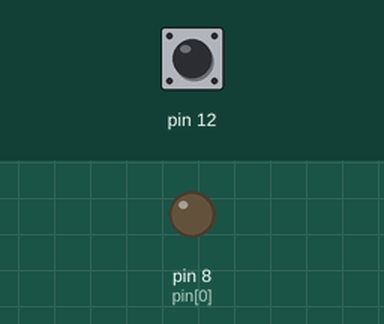
Recording of a sketch running on a simulated Arduino Uno, built with avr-gcc and run on an emulated ATmega328P. On the bench: output pins drawn as LEDs (lit = HIGH). Dashed ring = blinking. The test bench sets the inputs (shaded band); at power-on: pin 12 HIGH. What the sketch prints to the serial monitor is not drawn.

Above: at 1.2 s.
1.3 s: pin 12 pulled LOW for 0.15 s
4.4 s: pin 12 pulled LOW for 1 s
At 5.6 s:
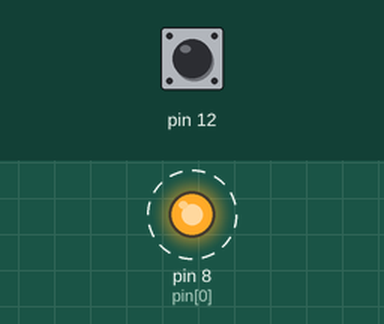
8.0 s: pin 12 pulsed LOW 2 times (0.12 s each, 0.3 s apart)
11.6 s: pin 12 pulsed LOW 5 times (0.12 s each, 0.3 s apart)
Timing chart, 0 to 17.1 s (numbered marks = the images above; inputs shaded):
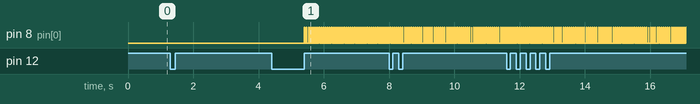

Measured:
- after the input at 4.4 s, pin 8 (pin[0]): alternates HIGH for 0.02 s and LOW for 0.05 s, starting after 1.0 s

The sketch:

Motor_PAP_44_2048.ino
```cpp
bool Run=false;
unsigned long tActual=0;

unsigned long t0=0;
unsigned long tf=0;

bool btnAnterior=LOW;
bool btnActual;
enum State{OFF, ON};
State estado=OFF;

 //////

unsigned long tiempo=0;
int ix=0;int jx=0;
unsigned long tAnterior=0;
int mS=14; //milisegundos por vuelta del motor. valor max 10 sin calentarse(fabricante), soporta hasta 3 - 5 ms con pasos intermedios en Ctrl posicion
int pin[]={8,9,10,11};
int paso [4][4] = //Recomendada por el fabricante (par máximo)
{
{1, 0, 0, 0},
{0, 1, 0, 0},
{0, 0, 1, 0},
{0, 0, 0, 1}
};

void setup() {
  // put your setup code here, to run once:
  set(pin);
  Serial.begin(115200);
  pinMode(12,INPUT_PULLUP);

}

void loop() {

  tActual=millis();

  if(Flanco()){
    //Serial.print(msg);
    Serial.print(" t: "+String(tf-t0));

    switch(estado){
    case OFF:
      estado=(tf-t0>1000)?ON:OFF;break;

    case ON:
      apagar();
      break;
    }
    if(tf-t0<400 && tf-t0>50){tiempo=tiempo+5000;}
  }

    Serial.print("Estado: ");
  if(estado){
    Serial.print(" ON  ");
  }
  else{
    Serial.print(" OFF ");
  }
    Serial.print(" tiempo: ");
    Serial.println(tiempo);

  if(estado){
    girar();
  }


}
void set(int param[]){
  int n=sizeof(param)/sizeof(*param);
  for(int i =0;i<n;i++){
    pinMode(param[i],OUTPUT);
  }
}

bool Flanco(){
  btnActual=digitalRead(12);

  if(btnAnterior==HIGH && btnActual==LOW){
    t0=tActual; //tiempo inicial
    btnAnterior=btnActual;

  }
  if(btnAnterior==LOW && btnActual==HIGH){
    tf=tActual; //tiempo final
    btnAnterior=btnActual;
    return true;
  }
  btnAnterior=btnActual;
  return false;
}
void girar(){
   tActual=millis();
   if(tActual-tAnterior>mS){
      tAnterior=tActual;
      if(tiempo>0){

        digitalWrite(pin[0],paso[ix][0]);digitalWrite(pin[1],paso[ix][1]);digitalWrite(pin[2],paso[ix][2]);digitalWrite(pin[3],paso[ix][3]);
        ix++;
        ix=ix%4;

        if(tiempo<mS){
          apagar();
        }
        else{
        tiempo=tiempo-mS;
        }
      }
   }
}

void apagar(){
  if(tf-t0>1000){
    estado=OFF;
    tiempo=0;
    digitalWrite(pin[0],LOW);
    digitalWrite(pin[1],LOW);
    digitalWrite(pin[2],LOW);
    digitalWrite(pin[3],LOW);
  }
}
```
